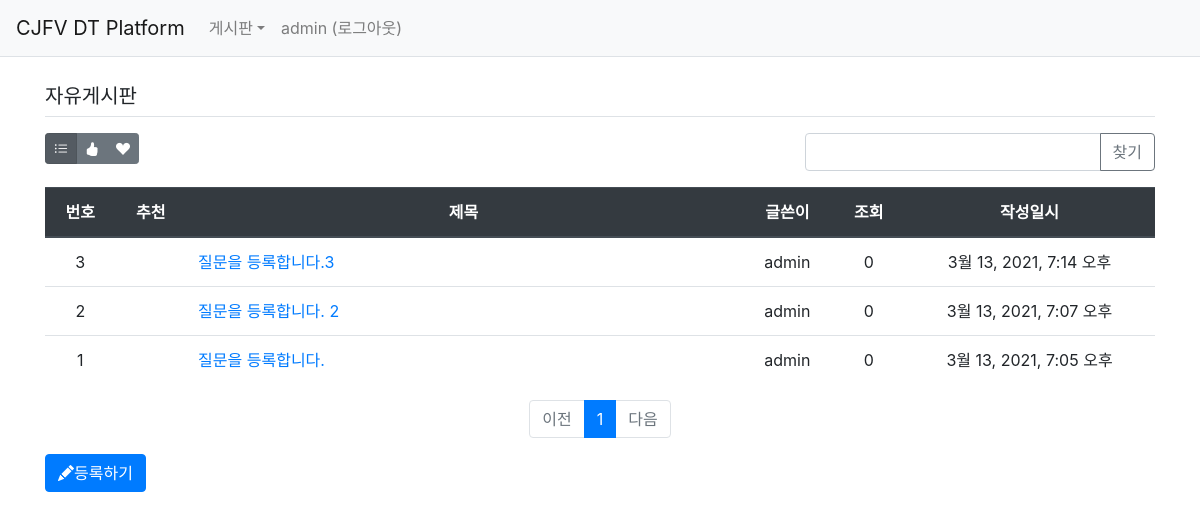
The page /board/board/2/ (signed in) on the database as committed earlier.
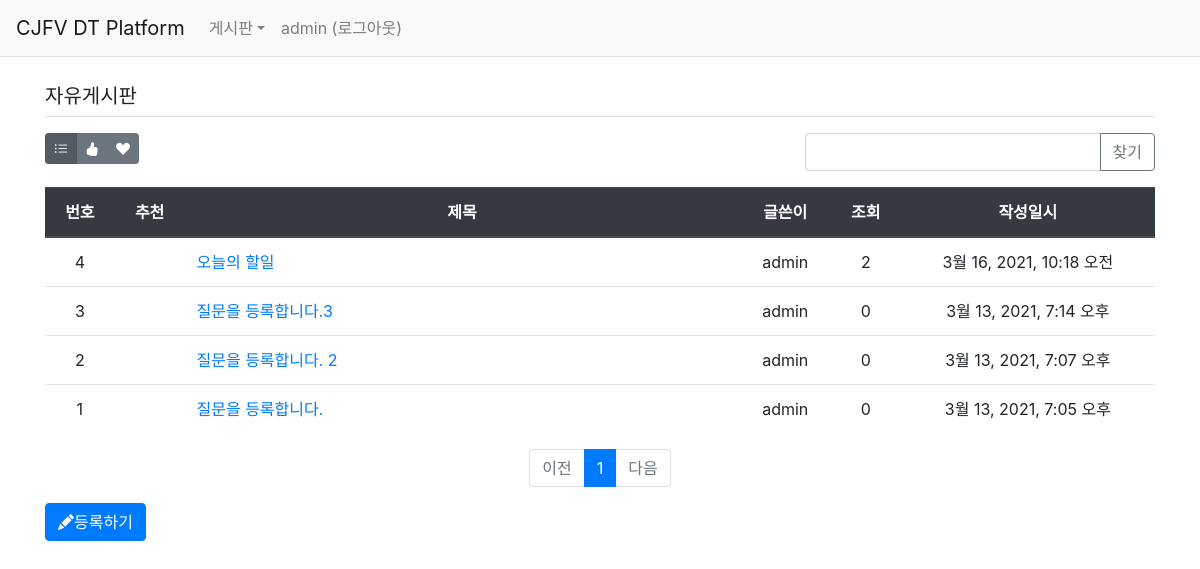
The same page on the database as committed later.
### board/models.py (models this page shows, shortened)
class Board(models.Model):
    menu = models.ForeignKey(Menu, on_delete=models.CASCADE, related_name='menu_board')
    author = models.ForeignKey(User, on_delete=models.CASCADE, related_name='author_board')
    subject = models.CharField(max_length=200)
    content = models.TextField()
    hit_count = models.IntegerField(default=0)
    create_date = models.DateTimeField()
    modify_date = models.DateTimeField(null=True, blank=True)
    voter = models.ManyToManyField(User, related_name='voter_board')

### board/views/base_views.py (the view, shortened to what this page needs)
# urls.py: path('board/<int:menu_id>/', base_views.list, name='list'),
@login_required(login_url='common:login')
def list(request, menu_id):
    page = request.GET.get('page', '1')  # 페이지
    kw = request.GET.get('kw', '')  # 검색어
    so = request.GET.get('so', 'recent')  # 정렬기준
    if so == 'recommend':
        board_list = Board.objects.filter(menu=menu_id).annotate(num_voter=Count('voter')).order_by('-num_voter', '-create_date')
    elif so == 'popular':
        board_list = Board.objects.filter(menu=menu_id).annotate(num_reply=Count('reply')).order_by('-num_reply', '-create_date')
    else:  # recent
        board_list = Board.objects.filter(menu=menu_id).order_by('-create_date')
    paginator = Paginator(board_list, 10)  # 페이지당 10개씩 보여주기
    page_obj = paginator.get_page(page)
    menu = Menu.objects.get(id=menu_id)
    context = {'board_list': page_obj, 'page': page, 'kw': kw, 'so': so, 'menu': menu}
    return render(request, 'board/board_list.html', context)

### board/templatetags/board_filter.py (called while the page is built)
@register.filter
def sub(value, arg):
    return value - arg

### templates/board/board_list.html (shortened to what this page needs)
{% extends 'base.html' %}
{% load board_filter %}
{% block content %}
<div class="container my-3" style="padding-top:60px">
    <h5 class="border-bottom py-2">{{ menu.title }}</h5>
    <div class="row justify-content-between my-3">
        <div class="col-2">
            <div class="btn-group" role="group">
                <button type="button" class="btn btn-sm btn-secondary so {% if so == 'recent' %}active{% endif %}" data-so="recent"  data-original-title="최신순">
                    <i class="bi bi-list-ul"></i>
                </button>
                <button type="button" class="btn btn-sm btn-secondary so {% if so == 'recommend' %}active{% endif %}" data-so="recommend" data-original-title="추천순">
                    <i class="bi bi-hand-thumbs-up-fill"></i>
                </button>
                <button type="button" class="btn btn-sm btn-secondary so {% if so == 'popular' %}active{% endif %}" data-so="popular" data-original-title="인기순">
                    <i class="bi bi-suit-heart-fill"></i>
                </button>
            </div>
        </div>
        <div class="col-4 input-group">
            <input type="text" class="form-control kw" value="{{ kw|default_if_none:'' }}">
            <div class="input-group-append">
                <button class="btn btn-outline-secondary" type="button" id="btn_search">찾기</button>
            </div>
        </div>
    </div>
    <table class="table">
        <thead>
        <tr class="text-center thead-dark">
            <th>번호</th>
            <th>추천</th>
            <th style="width:50%">제목</th>
            <th>글쓴이</th>
            <th>조회</th>
            <th>작성일시</th>
        </tr>
        </thead>
        <tbody>
        {% if board_list %}
        {% for board in board_list %}
        <tr class="text-center">
            <td>
                {{ board_list.paginator.count|sub:board_list.start_index|sub:forloop.counter0|add:1 }}
            </td>
            <td>
            </td>
            <td class="text-left">
                <a href="{% url 'board:detail' board.id %}">{{ board.subject }}</a>
            </td>
            <td>{{ board.author.username }}</td>
            <td>{{ board.hit_count }}</td>
            <td>{{ board.create_date }}</td>
        </tr>
        {% endfor %}
        {% else %}
        <tr>
            <td colspan="3">게시물이 없습니다.</td>
        </tr>
        {% endif %}
        </tbody>
    </table>
    <ul class="pagination justify-content-center">
        {% if board_list.has_previous %}
        <li class="page-item">
           <a class="page-link" data-page="{{ board_list.previous_page_number }}" href="#">이전</a>
        </li>
        {% else %}
        <li class="page-item disabled">
            <a class="page-link" tabindex="-1" aria-disabled="true" href="#">이전</a>
        </li>
        {% endif %}
        {% for page_number in board_list.paginator.page_range %}
            {% if page_number >= board_list.number|add:-5 and page_number <= board_list.number|add:5 %}
                {% if page_number == board_list.number %}
                <li class="page-item active" aria-current="page">
                    <a class="page-link" data-page="{{ page_number }}" href="#">{{ page_number }}</a>
                </li>
                {% else %}
                <li class="page-item">
                    <a class="page-link" data-page="{{ page_number }}" href="#">{{ page_number }}</a>
                </li>
                {% endif %}
            {% endif %}
        {% endfor %}
        {% if board_list.has_next %}
        <li class="page-item">
            <a class="page-link" data-page="{{ board_list.next_page_number }}" href="#">다음</a>
        </li>
        {% else %}
        <li class="page-item disabled">
            <a class="page-link" tabindex="-1" aria-disabled="true" href="#">다음</a>
        </li>
        {% endif %}
    </ul>
    <a href="{% url 'board:board_create' menu.id %}" class="btn btn-primary"><i class="bi bi-pencil-fill"></i>등록하기</a>
</div>
{% endblock %}

Rows that differ between the two databases and show on the page:
added Board: paginator.count|sub "4", subject "오늘의 할일", author.username "admin", hit_count "2", create_date "3월 16, 2021, 10:18 오전"
